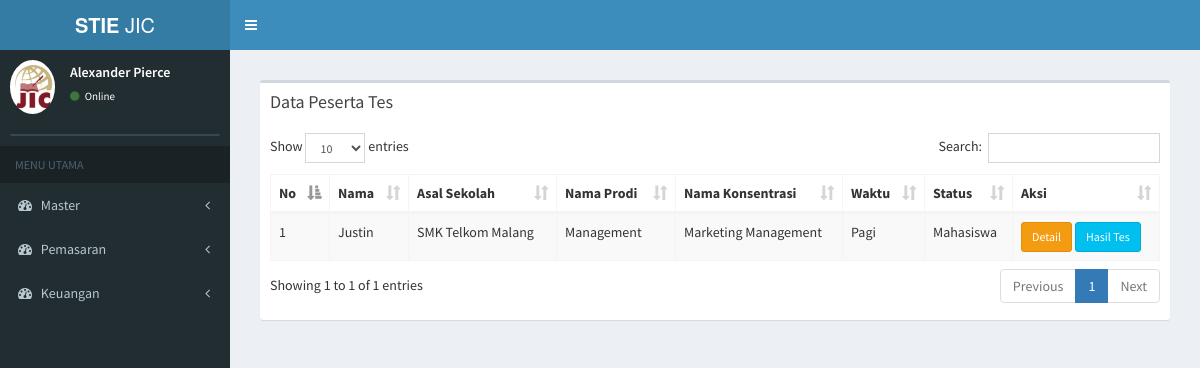
The page /index.php/daftar_ulang/data_du on the database as committed earlier.
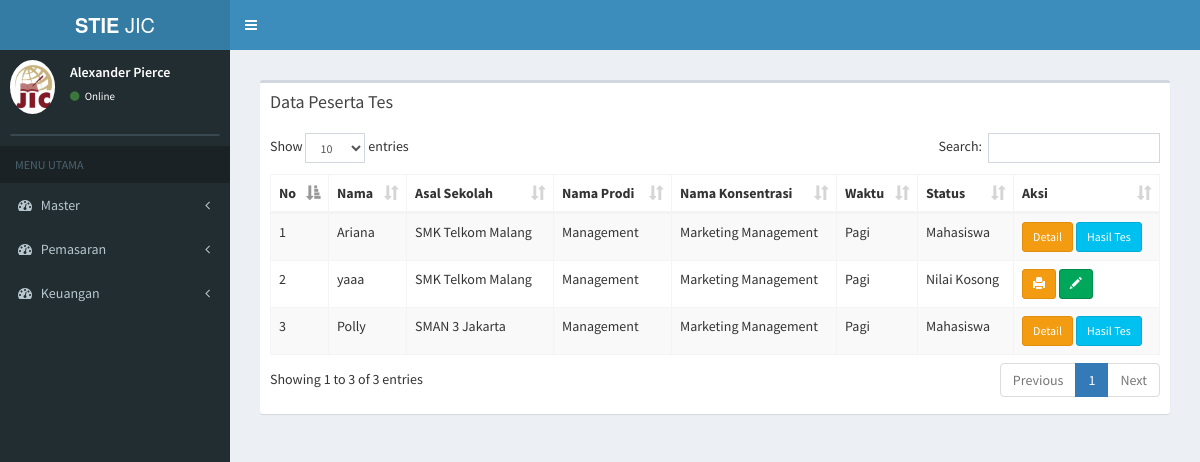
The same page on the database as committed later.
### tables this page shows
CREATE TABLE `tb_du` (
  `id_du` varchar(6) NOT NULL,
  `nama_du` varchar(100) NOT NULL,
  `jk_daftar_du` varchar(12) NOT NULL,
  `tpt_lahir_du` varchar(20) NOT NULL,
  `tgl_lahir_du` date NOT NULL,
  `alamat_du` text NOT NULL,
  `no_telp_du` varchar(15) NOT NULL,
  `no_telpm_du` varchar(30) NOT NULL,
  `email_du` varchar(50) NOT NULL,
  `agama_du` text NOT NULL,
  `nik_du` varchar(50) NOT NULL,
  `ibu_kandung_du` text NOT NULL,
  `id_sekolah2` varchar(5) NOT NULL,
  `id_prodi2` varchar(5) NOT NULL,
  `id_konsentrasi2` varchar(6) NOT NULL,
  `waktu` varchar(20) NOT NULL,
  `jurusan_du` varchar(20) NOT NULL,
  `tanggal_du` date NOT NULL,
  `kode_tes` varchar(15) NOT NULL,
  `nim` varchar(20) NOT NULL,
  `status_du` varchar(20) NOT NULL,
  `kode_pos_du` varchar(20) NOT NULL,
  `foto_mhs` text NOT NULL
);

CREATE TABLE `tb_sekolah` (
  `id_sekolah` varchar(6) NOT NULL,
  `nama_sekolah` varchar(30) NOT NULL,
  `alamat_sekolah` text NOT NULL,
  `jenis_sekolah` varchar(6) NOT NULL
);

CREATE TABLE `tb_prodi` (
  `id_prodi` varchar(6) NOT NULL,
  `nama_prodi` varchar(20) NOT NULL,
  `ketua_prodi` varchar(50) NOT NULL
);

CREATE TABLE `tb_konsentrasi` (
  `id_konsentrasi` varchar(6) NOT NULL,
  `nama_konsentrasi` varchar(20) NOT NULL,
  `id_prodi2` varchar(6) NOT NULL
);

### application/controllers/daftar_ulang.php (called while the page is built, shortened)
<?php
class daftar_ulang extends CI_Controller {
	public function __construct()
	{
		$this->load->model('daftar_ulang_model');
		$this->load->model('tamu_model');
	}
	public function data_du()
	{
			$data['du'] = $this->daftar_ulang_model->data_du();
			$data['main_view'] = 'Daftar/data_daftarulang_view';
			$this->load->view('template', $data);
	}
}

### index.php (called while the page is built, shortened)
<?php
require_once BASEPATH.'core/CodeIgniter.php';

### application/models/daftar_ulang_model.php (called while the page is built, shortened)
<?php
class Daftar_ulang_model extends CI_Model {
    public function data_du(){
      return $this->db->join('tb_prodi','tb_prodi.id_prodi=tb_du.id_prodi2')
              ->join('tb_sekolah','tb_sekolah.id_sekolah=tb_du.id_sekolah2')
              ->join('tb_konsentrasi','tb_konsentrasi.id_konsentrasi=tb_du.id_konsentrasi2')
              ->where('waktu','Pagi')
              ->get('tb_du')
              ->result();
  }
}

### application/views/Daftar/data_daftarulang_view.php (the view, shortened to what this page needs)
<section class="content">
      <div class="row">
        <div class="col-xs-12">
          <div class="box">
            <div class="box-header">
              <h3 class="box-title">Data Peserta Tes</h3>
            </div>
            <div class="box-body">
              <table id="example1" class="table table-bordered table-striped">
                <thead>
                <tr>
                  <th>No</th>
                  <th>Nama</th>
                  <th>Asal Sekolah</th>
                  <th>Nama Prodi</th>
                  <th>Nama Konsentrasi</th>
                  <th>Waktu</th>
                  <th>Status</th>
                  <th>Aksi</th>
                </tr>
                </thead>
                <tbody>
                <?php
                $no = 0;
                foreach ($du as $data) {
                  if ($data->waktu == 'Pagi') {
                    if ($data->status_du == 'Nilai Kosong') {
                       echo '
                <tr>
                  <td>'.++$no.'</td>
                  <td>'.$data->nama_du.'
                  </td>
                  <td>'.$data->nama_sekolah.'</td>
                  <td>'.$data->nama_prodi.'</td>
                  <td>'.$data->nama_konsentrasi.'</td>
                  <td>'.$data->waktu.'</td>
                  <td>'.$data->status_du.'</td>
                  <td>
                     <a href="'.base_url('daftar_ulang/print_ljk/'.$data->id_du).'" target="_blank" class="btn btn-warning btn-sm" ><i class="glyphicon glyphicon-print" ></i></a>
                     <a href="'.base_url('hasil_tes/page_input_nilai/'.$data->id_du).'" class="btn btn-success  btn-sm" ><i class="glyphicon glyphicon-pencil"></i></a>
                  </td>
                </tr>
                ';
                  } else {
                      echo '
                <tr>
                  <td>'.++$no.'</td>
                  <td>'.$data->nama_du.'
                  </td>
                  <td>'.$data->nama_sekolah.'</td>
                  <td>'.$data->nama_prodi.'</td>
                  <td>'.$data->nama_konsentrasi.'</td>
                  <td>'.$data->waktu.'</td>
                  <td>'.$data->status_du.'</td>
                  <td>
                    <a href="'.base_url('daftar_ulang/detail_nilai/'.$data->id_du).'" class="btn btn-warning btn-sm" >Detail</a>
                     <a href="'.base_url('hasil_tes/print_hasil_tes/'.$data->id_du).'" target="_blank" class="btn btn-info btn-sm" >Hasil Tes</a>
                  </td>
                </tr>
                ';
                }
               }
                }
              ?>
                </tbody>
              </table>
            </div>
          </div>
        </div>
      </div>
    </section>

### application/views/template.php (shortened to what this page needs)
<!DOCTYPE html>
<html>
<head>
  <link rel="stylesheet" href="<?php echo base_url(); ?>assets/css/bootstrap.min.css">
  <link rel="stylesheet" href="https://cdnjs.cloudflare.com/ajax/libs/font-awesome/4.5.0/css/font-awesome.min.css">
  <link rel="stylesheet" href="https://cdnjs.cloudflare.com/ajax/libs/ionicons/2.0.1/css/ionicons.min.css">
  <link rel="stylesheet" href="<?php echo base_url(); ?>assets/dist/css/AdminLTE.min.css">
  <link rel="stylesheet" href="<?php echo base_url(); ?>assets/dist/css/skins/_all-skins.min.css">
  <link rel="stylesheet" href="<?php echo base_url(); ?>assets/plugins/select2/select2.min.css">
  <link rel="stylesheet" href="<?php echo base_url(); ?>assets/plugins/datatables/dataTables.bootstrap.css">
</head>
<body class="hold-transition skin-blue sidebar-mini">
<div class="wrapper">
  <header class="main-header">
    <a href="../../index2.html" class="logo">
      <span class="logo-lg"><b>STIE </b>JIC</span>
    </a>
    <nav class="navbar navbar-static-top">
      <a href="#" class="sidebar-toggle" data-toggle="offcanvas" role="button">
      </a>
    </nav>
  </header>
  <aside class="main-sidebar">
    <section class="sidebar">
      <div class="user-panel">
        <div class="pull-left image">
          <img src="<?php echo base_url(); ?>/assets/img/jic.png" class="img-circle" alt="User Image">
        </div>
        <div class="pull-left info">
          <p>Alexander Pierce</p>
          <a href="#"><i class="fa fa-circle text-success"></i> Online</a>
        </div>
      </div>
      <form action="#" method="get" class="sidebar-form">
      </form>
      <ul class="sidebar-menu">
        <li class="header">MENU UTAMA</li>
        <li class="treeview">
          <a href="#">
            <i class="fa fa-dashboard"></i> <span>Master</span>
            <span class="pull-right-container">
              <i class="fa fa-angle-left pull-right"></i>
            </span>
          </a>
        </li>
        <li class="treeview">
          <a href="#">
            <i class="fa fa-dashboard"></i> <span> Pemasaran </span>
            <span class="pull-right-container">
              <i class="fa fa-angle-left pull-right"></i>
            </span>
          </a>
        </li>
        <li class="treeview">
          <a href="#">
            <i class="fa fa-dashboard"></i> <span> Keuangan </span>
            <span class="pull-right-container">
              <i class="fa fa-angle-left pull-right"></i>
            </span>
          </a>
        </li>
      </ul>
    </section>
  </aside>
  <div class="content-wrapper">
    <section class="content">
      <?php $this->load->view($main_view); ?>
    </section>
  </div>
    </div>
</body>
</html>

Rows that differ between the two databases and show on the page:
removed tb_du: nama_du "Justin", tb_sekolah.nama_sekolah "SMK Telkom Malang", tb_prodi.nama_prodi "Management", tb_konsentrasi.nama_konsentrasi "Marketing Management", waktu "Pagi", status_du "Mahasiswa"
added tb_du: nama_du "Ariana", tb_sekolah.nama_sekolah "SMK Telkom Malang", tb_prodi.nama_prodi "Management", tb_konsentrasi.nama_konsentrasi "Marketing Management", waktu "Pagi", status_du "Mahasiswa"
added tb_du: nama_du "yaaa", tb_sekolah.nama_sekolah "SMK Telkom Malang", tb_prodi.nama_prodi "Management", tb_konsentrasi.nama_konsentrasi "Marketing Management", waktu "Pagi", status_du "Nilai Kosong"
added tb_du: nama_du "Polly", tb_sekolah.nama_sekolah "SMAN 3 Jakarta", tb_prodi.nama_prodi "Management", tb_konsentrasi.nama_konsentrasi "Marketing Management", waktu "Pagi", status_du "Mahasiswa"
Other text that changed with them:
text written by a page script: "Show entries Search: Showing 1 to 1 of 1 entries Previous 1 Next" → "Show entries Search: Showing 1 to 3 of 3 entries Previous 1 Next"
